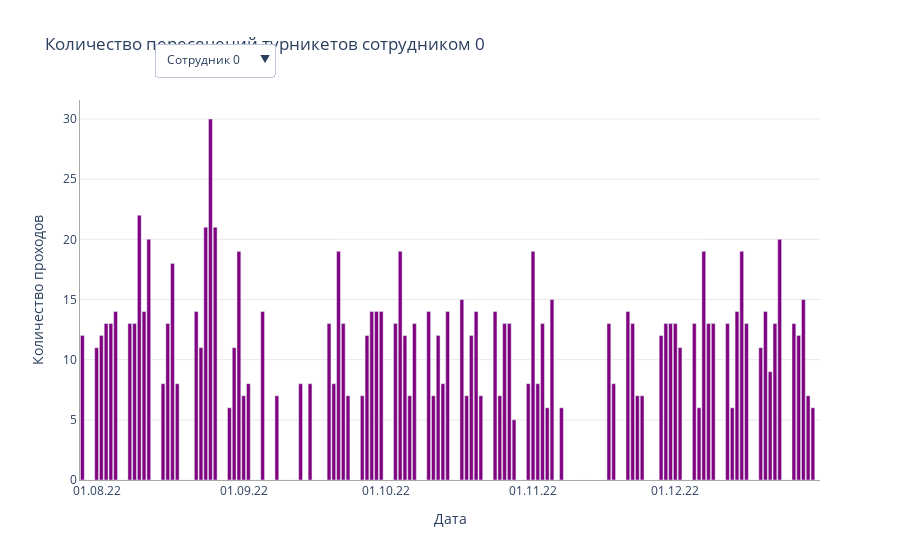

Write notebook code for a chart like this one.
### Code cell
# на выпадающем списке id сотрудников есть серый ползунок справа для перемещения по списку 
# (еще можно с зажатой левой кнопкой мыши перемещаться)
plot_pass_count(df_train)
